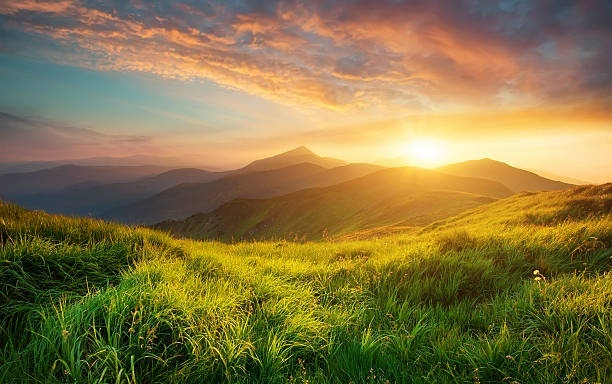
#> input picture Week1/img.jpg, 612 x 384 px
$ python q5.py
#> lines starting #> are read from the running program, lines starting #| are printed output that depends on the picture
import cv2 as cv

img = cv.imread('../../Week1/img.jpg')
#> img is the input picture: shape (384, 612, 3); mean B, G, R 69, 117.5, 134.5


img = cv.resize(img, (200, 200), img)
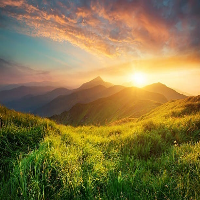
#> img: shape (200, 200, 3); mean B, G, R 68.9, 117.4, 134.4
img = cv.rotate(img, cv.ROTATE_90_CLOCKWISE)
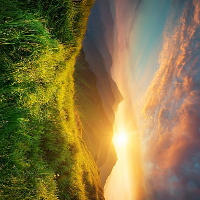
#> img: shape (200, 200, 3); mean B, G, R 68.9, 117.4, 134.4
cv.imshow('Image', img)

cv.waitKey(0)
cv.destroyAllWindows()
